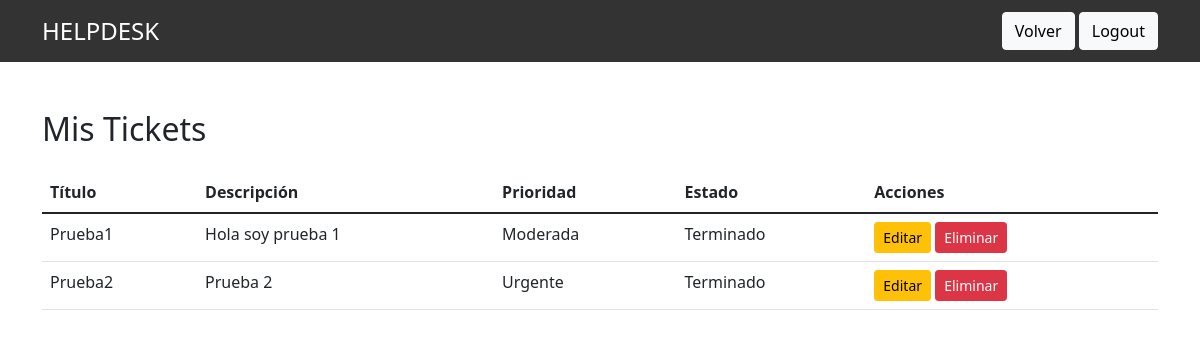
The page /my-tickets/ (signed in) on the database as committed earlier.
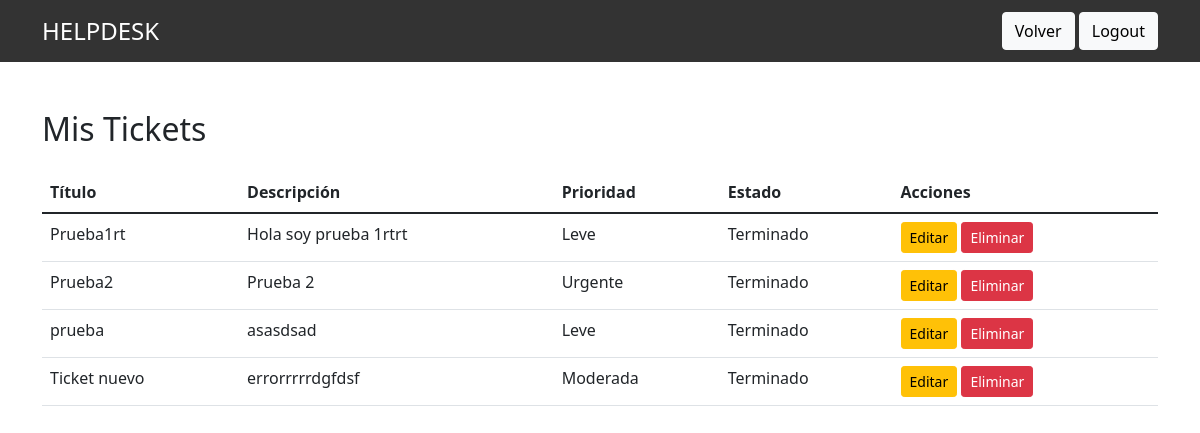
The same page on the database as committed later.
### tickets/models.py (models this page shows, shortened)
class Ticket(models.Model):
    PRIORITY_CHOICES = [
        ('low', 'Leve'),
        ('medium', 'Moderada'),
        ('high', 'Grave'),
        ('urgent', 'Urgente'),
    ]
    STATUS_CHOICES = [
        ('sin_asignar', 'Sin asignar'),
        ('en_proceso', 'En proceso'),
        ('escalado', 'Escalado'),
        ('terminado', 'Terminado'),
        ('devuelto', 'Devuelto'),
    ]
    title = models.CharField(max_length=255)
    description = models.TextField()
    priority = models.CharField(max_length=10, choices=PRIORITY_CHOICES)
    status = models.CharField(max_length=20, choices=STATUS_CHOICES, default='sin_asignar')
    created_by = models.ForeignKey(settings.AUTH_USER_MODEL, on_delete=models.CASCADE, related_name='tickets_created')
    assigned_to = models.ForeignKey(settings.AUTH_USER_MODEL, null=True, blank=True, on_delete=models.SET_NULL, related_name='tickets_assigned')
    created_at = models.DateTimeField(auto_now_add=True)

### tickets/views/home_user_tickets.py (the view, shortened to what this page needs)
# urls.py: path('my-tickets/', home_user_tickets, name='home_user_tickets'), #Url cuando el user da el boton de ver ticket creados en home_user
@login_required
def home_user_tickets(request):
    tickets = Ticket.objects.filter(created_by=request.user)
    return render(request, 'tickets/home_user_tickets.html', {'tickets': tickets})

### tickets/templates/tickets/home_user_tickets.html (shortened to what this page needs)
<!DOCTYPE html>
<html lang="es">
<head>
    <link href="https://cdn.jsdelivr.net/npm/bootstrap@5.1.3/dist/css/bootstrap.min.css" rel="stylesheet">
</head>
<body>
    <nav class="navbar navbar-expand-lg navbar-dark">
        <div class="container">
            <span class="navbar-brand font-weight-bold" style="font-size: 24px;">HELPDESK</span>
            <div class="ml-auto">
                <a href="{% url 'home_user' %}" class="btn btn-light">Volver</a>
                <a href="{% url 'logout' %}" class="btn btn-light">Logout</a>
            </div>
        </div>
    </nav>
    <div class="container mt-5">
        <h2 class="mb-4">Mis Tickets</h2>
        <table class="table">
            <thead>
                <tr>
                    <th>Título</th>
                    <th>Descripción</th>
                    <th>Prioridad</th>
                    <th>Estado</th>
                    <th>Acciones</th>
                </tr>
            </thead>
            <tbody>
                {% for ticket in tickets %}
                <tr>
                    <td>{{ ticket.title }}</td>
                    <td>{{ ticket.description }}</td>
                    <td>{{ ticket.get_priority_display }}</td>
                    <td>{{ ticket.get_status_display }}</td>
                    <td>
                        <button class="btn btn-warning btn-sm" data-bs-toggle="modal" data-bs-target="#editModal{{ ticket.id }}">Editar</button>
                        <form action="{% url 'home_user_tickets' %}" method="POST" style="display:inline;">
                            <button type="submit" class="btn btn-danger btn-sm">Eliminar</button>
                        </form>
                    </td>
                </tr>
                {% empty %}
                <tr>
                    <td colspan="5" class="text-center">No tienes tickets creados.</td>
                </tr>
                {% endfor %}
            </tbody>
        </table>
    </div>
</body>
</html>

### tickets/templates/tickets/home_user_tickets.html (style rules this page uses)
body { background: #ffffff; }
.navbar { background-color: rgba(0, 0, 0, 0.8); }
.navbar-brand { color: white; }

Rows that differ between the two databases and show on the page:
changed Ticket: title "Prueba1" → "Prueba1rt"; description "Hola soy prueba 1" → "Hola soy prueba 1rtrt"; priority "Moderada" → "Leve"
added Ticket: title "prueba", description "asasdsad", priority "Leve", status "Terminado"
added Ticket: title "Ticket nuevo", description "errorrrrrdgfdsf", priority "Moderada", status "Terminado"
